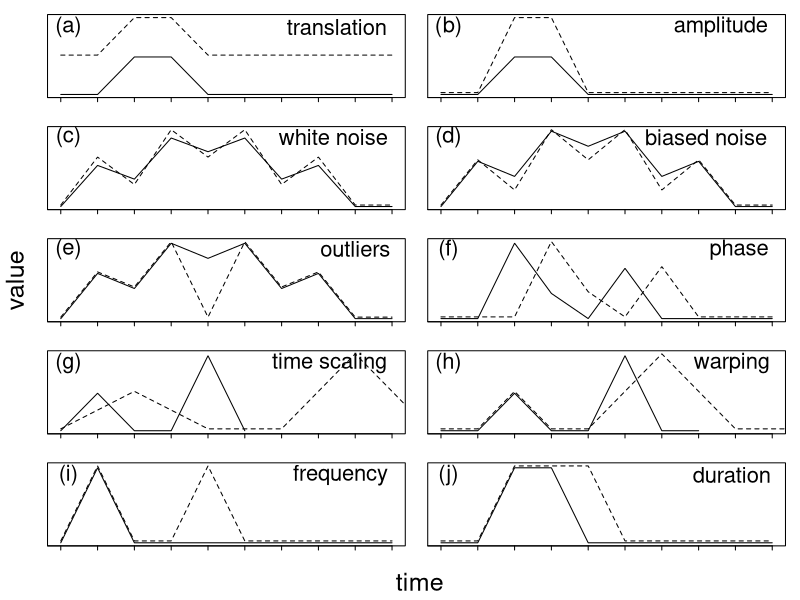

The R source for this figure:
## create time series ----

# uniqueness
test.trans.a <- c(1, 1, 2, 2, 1, 1, 1, 1, 1, 1)
test.trans.b <- c(1, 1, 2, 2, 1, 1, 1, 1, 1, 1)

# amplitude
test.amp.a <- c(1, 1, 2, 2, 1, 1, 1, 1, 1, 1)
test.amp.b <- c(1, 1, 3, 3, 1, 1, 1, 1, 1, 1)

# white noise
test.wn.a <- c(1, 4, 3, 6, 5, 6, 3, 4, 1, 1)
test.wn.b <- c(1, 4.5, 2.5, 6.5, 4.5, 6.5, 2.5, 4.5, 1, 1)

# biased noise
test.bn.a <- c(1, 4, 3, 6, 5, 6, 3, 4, 1, 1)
test.bn.b <- c(1, 4, 2, 6, 4, 6, 2, 4, 1, 1)

# outlier
test.out.a <- c(1, 4, 3, 6, 5, 6, 3, 4, 1, 1)
test.out.b <- c(1, 4, 3, 6, 1, 6, 3, 4, 1, 1)

# phase shift
test.phase.a <- c(1, 1, 4, 2, 1, 3, 1, 1, 1, 1)
test.phase.b <- c(1, 1, 1, 4, 2, 1, 3, 1, 1, 1)

# time scaling
test.tsc.a <- c(1, 2, 1, 1, 3, 1)
test.tsc.b <- c(1, 1.5, 2, 1.5, 1, 1, 1, 2, 3, 2, 1)

# warping
test.warp.a <- c(1, 1, 2, 1, 1, 3, 1, 1)
test.warp.b <- c(1, 1, 2, 1, 1, 2, 3, 2, 1, 1, 1)

# frequency
test.freq.a <- c(1, 3, 1, 1, 1, 1, 1, 1, 1, 1)
test.freq.b <- c(1, 3, 1, 1, 3, 1, 1, 1, 1, 1)

# duration
test.dur.a <- c(1, 1, 3, 3, 1, 1, 1, 1, 1, 1)
test.dur.b <- c(1, 1, 3, 3, 3, 1, 1, 1, 1, 1)

## plot figure ----

# create directory to save figure if it doesn't exist
if(!dir.exists("figures/")) {dir.create("figures/")}

# create tiff file
tiff(file = "figures/properties2_fixed.tiff", 
     compression = "lzw", 
     res = 1000,
     width = 7480, 
     height = 9055, 
     units = "px", 
     pointsize = 12, 
     bg = "white")

# set parameters
par(mfrow = c(5, 2), # row and column structure
    mar = c(1, 0.5 , 1, 1) + 0.1, # individual plot margins
    oma = c(3, 3, 0, 0), # margins for whole figure
    ljoin = 2, # bevelled line joins
    tck = -0.05) # length of tick marks

# translation plot
plot(1:10, 
     test.trans.a, 
     type = "l", 
     lty = 1, 
     xlab = "", 
     ylab = "", 
     xaxt = "n", 
     yaxt = "n", 
     ylim = c(1, 3.05))

lines(test.trans.b+1.05, 
      type = "l", 
      lty = 2)

axis(side = 1, 
     labels = FALSE, 
     at = c(0,1,2,3,4,5,6,7,8,9,10))

text(x = 1.2, 
     y = 2.8, 
     labels = ("(a)"), 
     cex = 2)

text(x = 8.5, 
     y = 2.8, 
     labels = ("translation"), 
     cex = 2)

# amplitude plot
plot(1:10, 
     test.amp.a, 
     type = "l", 
     lty = 1, 
     xlab = "", 
     ylab = "",
     xaxt = "n", 
     yaxt = "n", 
     ylim = c(1, 3.05))

lines(test.amp.b+0.05, 
      type = "l", 
      lty = 2)

axis(side = 1, 
     labels = FALSE, 
     at = c(0,1,2,3,4,5,6,7,8,9,10))

text(x = 1.2, 
     y = 2.8, 
     labels = ("(b)"), 
     cex = 2)

text(x = 8.6, 
     y = 2.8, 
     labels = ("amplitude"), 
     cex = 2)

# white noise plot
plot(1:10, 
     test.wn.a/2.167, 
     type = "l", 
     lty = 1, 
     xlab = "", 
     ylab = "", 
     xaxt = "n", 
     yaxt = "n", 
     ylim = c(0.46, 3.05))

lines(test.wn.b/2.167+0.05, 
      type = "l", 
      lty = 2)

axis(side = 1, 
     labels = FALSE, 
     at = c(0,1,2,3,4,5,6,7,8,9,10))

text(x = 1.2, 
     y = 2.8, 
     labels = ("(c)"), 
     cex = 2)

text(x = 8.4, 
     y = 2.8, 
     labels = ("white noise"), 
     cex = 2)

# biased noise plot
plot(1:10, 
     test.bn.a/2, 
     type = "l", 
     lty = 1, 
     xlab = "", 
     ylab = "", 
     xaxt = "n", 
     yaxt = "n", 
     ylim = c(0.5, 3.05))

lines(test.bn.b/2+0.05, 
      type = "l", 
      lty = 2)

axis(side = 1, 
     labels = FALSE, 
     at = c(0,1,2,3,4,5,6,7,8,9,10))

text(x = 1.2, 
     y = 2.8, 
     labels = ("(d)"), 
     cex = 2)

text(x = 8.2, 
     y = 2.8, 
     labels = ("biased noise"), 
     cex = 2)

# outlier plot
plot(1:10, 
     test.out.a/2,
     type = "l", 
     lty = 1, 
     xlab = "", 
     ylab = "", 
     xaxt = "n", 
     yaxt = "n", 
     ylim = c(0.5, 3.05))

lines(test.out.b/2+0.05, 
      type = "l", 
      lty = 2)

axis(side = 1, 
     labels = FALSE, 
     at = c(0,1,2,3,4,5,6,7,8,9,10))

text(x = 1.2, 
     y = 2.8, 
     labels = ("(e)"), 
     cex = 2)

text(x = 9, 
     y = 2.8, 
     labels = ("outliers"), 
     cex = 2)

# phase shift plot
plot(1:10, 
     test.phase.a/1.33, 
     type = "l", 
     lty = 1, 
     xlab = "", 
     ylab = "", 
     xaxt = "n", 
     yaxt = "n", 
     ylim = c(0.75, 3.05))

lines(test.phase.b/1.33+0.05, 
      type = "l", 
      lty = 2)

axis(side = 1, 
     labels = FALSE, 
     at = c(0,1,2,3,4,5,6,7,8,9,10))

text(x = 1.2, 
     y = 2.8, 
     labels = ("(f)"), 
     cex = 2)

text(x = 9.1, 
     y = 2.8, 
     labels = ("phase"), 
     cex = 2)

# time scaling plot
plot(1:11, 
     test.tsc.b+0.05, 
     type = "l", 
     lty = 2, 
     xlab = "", 
     ylab = "", 
     xaxt = "n", 
     yaxt = "n", 
     ylim = c(1, 3.05), 
     xlim = c(1, 10))

lines(test.tsc.a, 
      type = "l", 
      lty = 1)

axis(side = 1, 
     labels = FALSE, 
     at = c(0,1,2,3,4,5,6,7,8,9,10))

text(x = 1.2, 
     y = 2.8, 
     labels = ("(g)"), 
     cex = 2)

text(x = 8.3, 
     y = 2.8, 
     labels = ("time scaling"), 
     cex = 2)

# warping plot
plot(1:11, 
     test.warp.b+0.05, 
     type = "l", 
     lty = 2, 
     xlab = "", 
     ylab = "", 
     xaxt = "n", 
     yaxt = "n", 
     ylim = c(1, 3.05), 
     xlim = c(1, 10))

lines(test.warp.a, 
      type = "l", 
      lty = 1)

axis(side = 1, 
     labels = FALSE, 
     at = c(0,1,2,3,4,5,6,7,8,9,10))

text(x = 1.2, 
     y = 2.8, 
     labels = ("(h)"), 
     cex = 2)

text(x = 8.9, 
     y = 2.8, 
     labels = ("warping"), 
     cex = 2)

# frequency plot
plot(1:10, 
     test.freq.a, 
     type = "l", 
     lty = 1, 
     xlab = "", 
     ylab = "", 
     xaxt = "n", 
     yaxt = "n", 
     ylim = c(1, 3.05))

lines(test.freq.b+0.05, 
      type = "l", 
      lty = 2)

axis(side = 1, 
     labels = FALSE, 
     at = c(0,1,2,3,4,5,6,7,8,9,10))

text(x = 1.2, 
     y = 2.8, 
     labels = ("(i)"), 
     cex = 2)

text(x = 8.6, 
     y = 2.8, 
     labels = ("frequency"), 
     cex = 2)

# duration plot
plot(1:10, 
     test.dur.a, 
     type = "l", 
     lty = 1, 
     xlab = "", 
     ylab = "", 
     xaxt = "n", 
     yaxt = "n", 
     ylim = c(1, 3.05))

lines(test.dur.b+0.05, 
      type = "l", 
      lty = 2)

axis(side = 1, 
     labels = FALSE, 
     at = c(0,1,2,3,4,5,6,7,8,9,10))

text(x = 1.2, 
     y = 2.8, 
     labels = ("(j)"), 
     cex = 2)

text(x = 8.9, 
     y = 2.8, 
     labels = ("duration"), 
     cex = 2)

# add axis labels
mtext(text = "value", 
      side = 2, 
      outer = TRUE, 
      cex = 1.5, 
      line = 1)

mtext(text = "time", 
      side = 1, 
      outer = TRUE, 
      cex = 1.5, 
      line = 1.5)

# close tiff file
dev.off()

